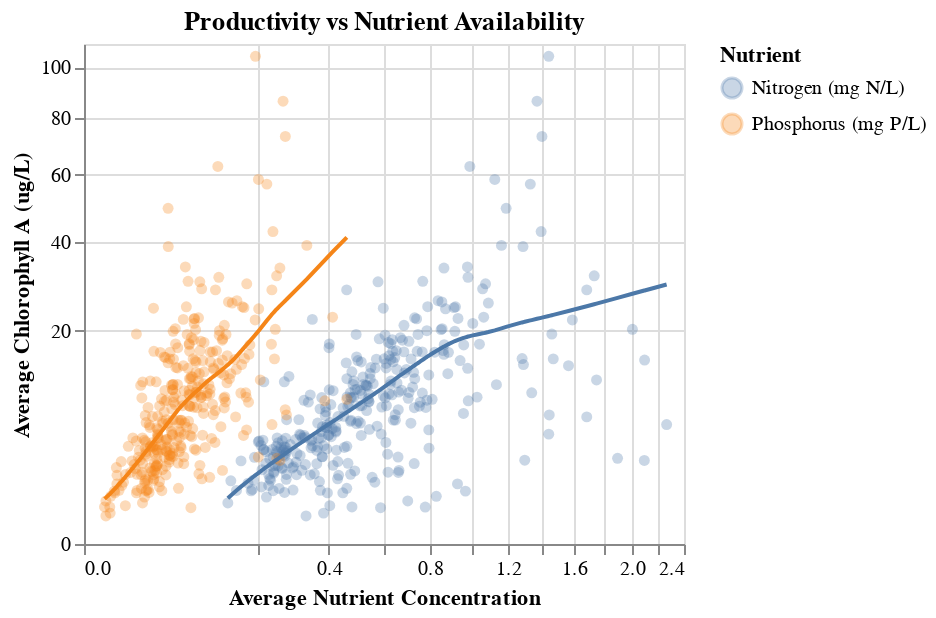

The notebook cell saved with this chart:
### Code cell
# visualizing relationship between nutrient availability and productivity
scatter = alt.Chart(agg_plot_df).mark_circle(opacity = 0.3).encode(
    x = alt.X('Average Nutrient Concentration:Q', scale = alt.Scale(type = 'sqrt')),
    y = alt.Y('Chlorophyll A (ug/L):Q', 
              title = 'Average Chlorophyll A (ug/L)',
              scale = alt.Scale(type = 'sqrt')),
    color = alt.Color('Nutrient')
).properties(
    width = 300,
    height = 250,
    title = 'Productivity vs Nutrient Availability'
)

# smooth line
smooth = scatter.transform_loess(
    groupby = ['Nutrient'],
    on = 'Average Nutrient Concentration', 
    loess = 'Chlorophyll A (ug/L)',
    bandwidth = 0.8
).mark_line(color = 'black')

fig1a = scatter + smooth
fig1a

### Figure 1 — Vega-Lite specification as saved in the notebook (floating-point values rounded to 4 significant figures; data arrays with more than 128 entries replaced by an {"elided": "..."} marker saying what was removed)
{"config": {"view": {"continuousWidth": 400, "continuousHeight": 300}}, "layer": [{"mark": {"type": "circle", "opacity": 0.3}, "encoding": {"color": {"field": "Nutrient", "type": "nominal"}, "x": {"field": "Average Nutrient Concentration", "scale": {"type": "sqrt"}, "type": "quantitative"}, "y": {"field": "Chlorophyll A (ug/L)", "scale": {"type": "sqrt"}, "title": "Average Chlorophyll A (ug/L)", "type": "quantitative"}}, "height": 250, "title": "Productivity vs Nutrient Availability", "width": 300}, {"mark": {"type": "line", "color": "black"}, "encoding": {"color": {"field": "Nutrient", "type": "nominal"}, "x": {"field": "Average Nutrient Concentration", "scale": {"type": "sqrt"}, "type": "quantitative"}, "y": {"field": "Chlorophyll A (ug/L)", "scale": {"type": "sqrt"}, "title": "Average Chlorophyll A (ug/L)", "type": "quantitative"}}, "height": 250, "title": "Productivity vs Nutrient Availability", "transform": [{"loess": "Chlorophyll A (ug/L)", "on": "Average Nutrient Concentration", "bandwidth": 0.8, "groupby": ["Nutrient"]}], "width": 300}], "data": {"name": "data-f1c1fbd4b72a46d9a89c4d07949c8e8f"}, "$schema": "https://vega.github.io/schema/vega-lite/v4.17.0.json", "datasets": {"data-f1c1fbd4b72a46d9a89c4d07949c8e8f": {"elided": "666 records"}}}
